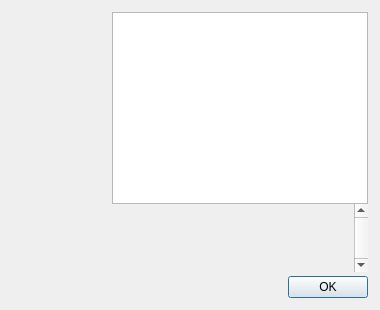
<?xml version="1.0" encoding="UTF-8"?>
<ui version="4.0">
 <class>HelpMessageDialog</class>
 <widget class="QDialog" name="HelpMessageDialog">
    <property name="styleSheet">
      <string notr="true">#frame { border: none }</string>
    </property>
    <layout class="QHBoxLayout" name="horizontalLayout_2">
      <property name="spacing">
        <number>0</number>
      </property>
      <property name="leftMargin">
        <number>12</number>
      </property>
      <property name="topMargin">
        <number>12</number>
      </property>
      <property name="rightMargin">
        <number>12</number>
      </property>
      <property name="bottomMargin">
        <number>12</number>
      </property>
      <item>
        <layout class="QVBoxLayout" name="verticalLayoutLogo" stretch="0,0">
          <property name="leftMargin">
            <number>0</number>
          </property>
          <property name="topMargin">
            <number>4</number>
          </property>
          <property name="rightMargin">
            <number>0</number>
          </property>
          <item>
            <widget class="QLabel" name="aboutLogo">
              <property name="sizePolicy">
                <sizepolicy hsizetype="Preferred" vsizetype="Ignored">
                  <horstretch>0</horstretch>
                  <verstretch>0</verstretch>
                </sizepolicy>
              </property>
              <property name="maximumSize">
                <size>
                  <width>100</width>
                  <height>100</height>
                </size>
              </property>
              <property name="minimumSize">
                <size>
                  <width>100</width>
                  <height>100</height>
                </size>
              </property>
              <property name="pixmap">
                <pixmap resource="../bitcoin.qrc">:/icons/devault</pixmap>
              </property>
              <property name="scaledContents">
                <bool>true</bool>
              </property>
              <property name="alignment">
                <set>Qt::AlignLeading|Qt::AlignLeft|Qt::AlignTop</set>
              </property>
            </widget>
          </item>
          <item>
            <widget class="QFrame" name="frame">
              <property name="frameShape">
                <enum>QFrame::NoFrame</enum>
              </property>
              <property name="frameShadow">
                <enum>QFrame::Raised</enum>
              </property>
            </widget>
          </item>
        </layout>
      </item>
      <item>
        <layout class="QVBoxLayout" name="verticalLayout">
          <item>
            <widget class="QTextEdit" name="helpMessage">
              <property name="readOnly">
                <bool>true</bool>
              </property>
            </widget>
          </item>
          <item>
            <widget class="QScrollArea" name="scrollArea">
              <property name="frameShape">
                <enum>QFrame::NoFrame</enum>
              </property>
              <property name="verticalScrollBarPolicy">
                <enum>Qt::ScrollBarAlwaysOn</enum>
              </property>
              <property name="widgetResizable">
                <bool>true</bool>
              </property>
              <widget class="QWidget" name="scrollAreaWidgetContents">
                <layout class="QVBoxLayout" name="verticalLayout_2">
                  <item>
                    <widget class="QLabel" name="aboutMessage">
                      <property name="cursor">
                        <cursorShape>IBeamCursor</cursorShape>
                      </property>
                      <property name="textFormat">
                        <enum>Qt::PlainText</enum>
                      </property>
                      <property name="alignment">
                        <set>Qt::AlignLeading|Qt::AlignLeft|Qt::AlignTop</set>
                      </property>
                      <property name="openExternalLinks">
                        <bool>true</bool>
                      </property>
                      <property name="textInteractionFlags">
                        <set>Qt::LinksAccessibleByMouse|Qt::TextSelectableByKeyboard|Qt::TextSelectableByMouse</set>
                      </property>
                    </widget>
                  </item>
                </layout>
              </widget>
            </widget>
          </item>
          <item>
            <spacer name="verticalSpacer">
              <property name="orientation">
                <enum>Qt::Vertical</enum>
              </property>
              <property name="sizeType">
                <enum>QSizePolicy::Fixed</enum>
              </property>
              <property name="sizeHint" stdset="0">
                <size>
                  <width>4</width>
                  <height>4</height>
                </size>
              </property>
            </spacer>
          </item>
          <item>
            <widget class="QDialogButtonBox" name="okButton">
              <property name="orientation">
                <enum>Qt::Horizontal</enum>
              </property>
              <property name="standardButtons">
                <set>QDialogButtonBox::Ok</set>
              </property>
            </widget>
          </item>
        </layout>
      </item>
    </layout>
  </widget>
  <resources>
    <include location="../bitcoin.qrc"/>
  </resources>
  <connections>
    <connection>
      <sender>okButton</sender>
      <signal>accepted()</signal>
      <receiver>HelpMessageDialog</receiver>
      <slot>accept()</slot>
      <hints>
        <hint type="sourcelabel">
          <x>20</x>
          <y>20</y>
        </hint>
        <hint type="destinationlabel">
          <x>20</x>
          <y>20</y>
        </hint>
      </hints>
    </connection>
    <connection>
      <sender>okButton</sender>
      <signal>rejected()</signal>
      <receiver>HelpMessageDialog</receiver>
      <slot>reject()</slot>
      <hints>
        <hint type="sourcelabel">
          <x>20</x>
          <y>20</y>
        </hint>
        <hint type="destinationlabel">
          <x>20</x>
          <y>20</y>
        </hint>
      </hints>
    </connection>
  </connections>
</ui>
